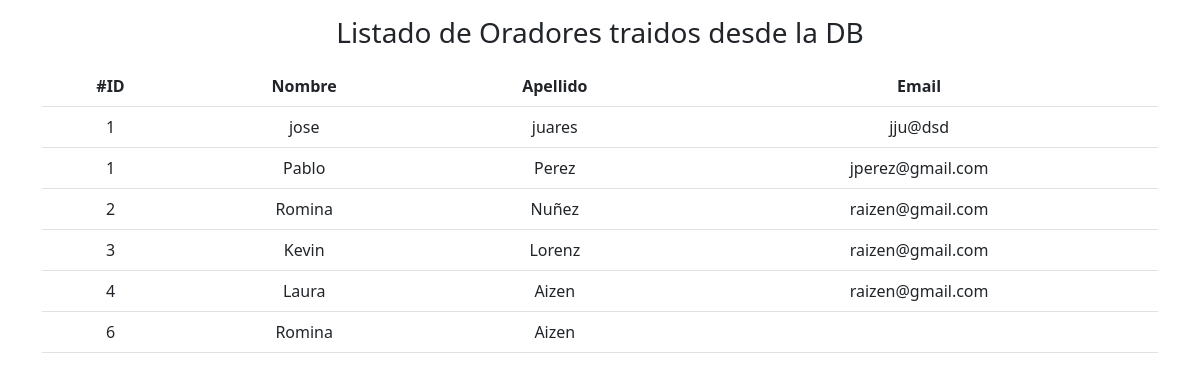
The page /pruebas/listadoUsuarios.php on the database its author committed.
### tables this page shows
CREATE TABLE `oradores` (
  `id` int(11) NOT NULL,
  `nombre` varchar(50) DEFAULT NULL,
  `apellido` varchar(50) DEFAULT NULL,
  `email` varchar(100) DEFAULT NULL,
  `dni` int(11) DEFAULT NULL
);

### pruebas/listadoUsuarios.php (the view, shortened to what this page needs)
<!doctype html>
<html lang="en">
<head>
    <link href="https://cdn.jsdelivr.net/npm/bootstrap@5.3.0/dist/css/bootstrap.min.css" rel="stylesheet">
    <link rel="stylesheet" href="https://cdn.jsdelivr.net/npm/bootstrap-icons@1.10.5/font/bootstrap-icons.css">
</head>
<body>
    <div class="container">
        <h3 class="text-center fs-3 m-3 ">Listado de Oradores traidos desde la DB</h3>
        <table class="table text-center">
            <thead>
                <tr>
                    <th>#ID</th>
                    <th>Nombre</th>
                    <th>Apellido</th>
                    <th>Email</th>
                </tr>
            </thead>
            <tbody>
                <tr>
                    <td>1</td>
                    <td>jose</td>
                    <td>juares</td>
                    <td>jju@dsd</td>
                </tr>
                <?php
                    $conn=new mysqli("localhost", "root","","esba2sem");
                    $query=$conn->query("SELECT * FROM oradores");
                    while ($usuario=$query->fetch_assoc()) {
                        $listOra[]=$usuario;
                    }
                    $cantOra=count($listOra);
                    for ($i=0; $i < $cantOra; $i++) {
                        echo "<tr>";
                        echo "<td>";
                        echo $listOra[$i]["id"];
                        echo "</td>";
                        echo "<td>";
                        echo $listOra[$i]["nombre"];
                        echo "</td>";
                        echo "<td>";
                        echo $listOra[$i]["apellido"];
                        echo "</td>";
                        echo "<td>";
                        echo $listOra[$i]["email"];
                        echo "</td>";
                        echo "</tr>";
                    }
                ?>
            </tbody>
        </table>
    </div>
</body>
</html>

### rows shown on the page
oradores: id "1", nombre "Pablo", apellido "Perez", email "jperez@gmail.com"
oradores: id "2", nombre "Romina", apellido "Nuñez", email "raizen@gmail.com"
oradores: id "3", nombre "Kevin", apellido "Lorenz", email "raizen@gmail.com"
oradores: id "4", nombre "Laura", apellido "Aizen", email "raizen@gmail.com"
oradores: id "6", nombre "Romina", apellido "Aizen"
